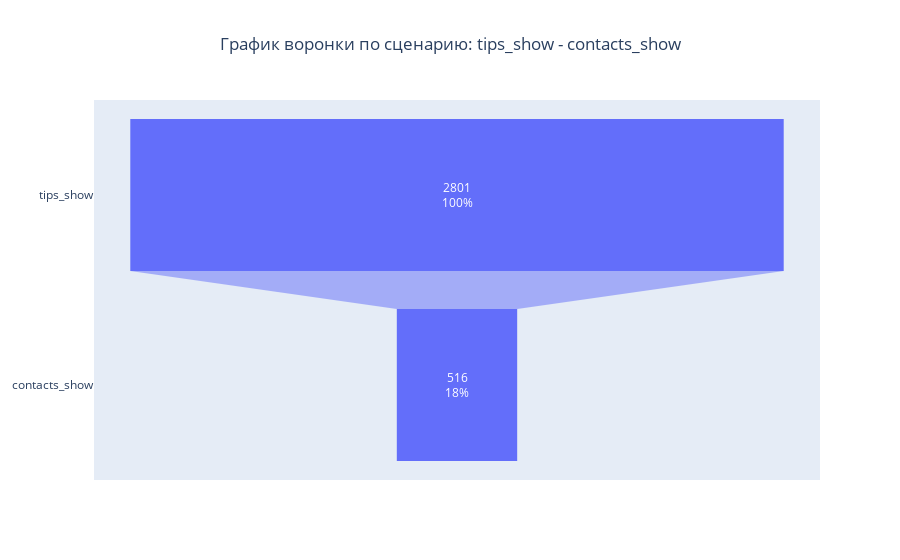

The notebook cell this image was saved under:
### Code cell
conversion( 'tips_show', 'contacts_show')

### Figure 1 — Plotly figure (JSON) as saved in the notebook; plotly's stock layout.template omitted (floating-point values rounded to 4 significant figures)
{"data": [{"textinfo": "value+percent initial", "type": "funnel", "x": [2801, 516], "y": ["tips_show", "contacts_show"]}], "layout": {"title": {"text": "График воронки по сценарию: tips_show - contacts_show", "x": 0.5}}}
